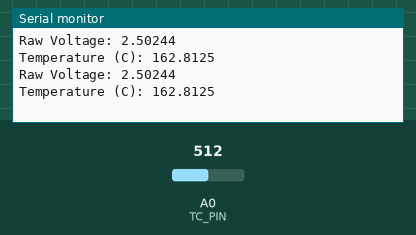
Bench run of a sketch on a simulated Arduino Uno, built with avr-gcc and run on an emulated ATmega328P. On the bench: the last lines printed to the serial monitor. Inputs (shaded band) come from the test bench; at power-on: A0 (TC_PIN) = 512.

Above: at 1.8 s.
1.9 s: A0 (TC_PIN) set to 716
At 2.8 s:
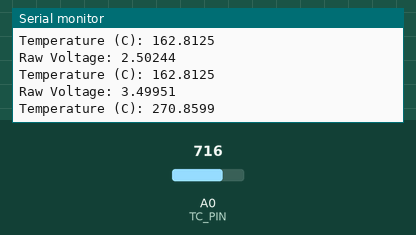
3.4 s: A0 (TC_PIN) set to 900
At 4.8 s:
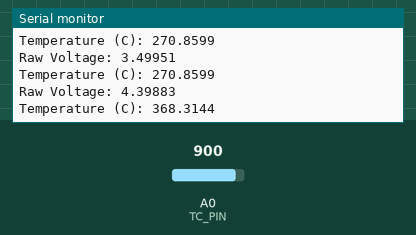
Timing chart, 0 to 6.4 s (numbered marks = the images above; inputs shaded):
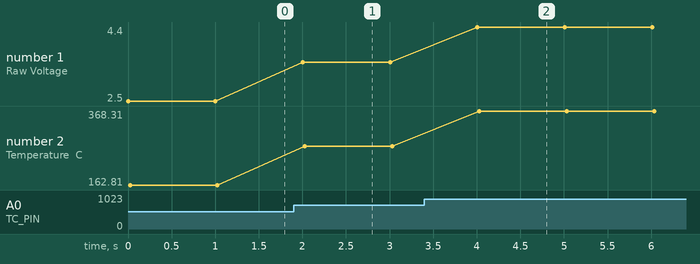

The sketch:

TC_read.ino
```cpp
//analog pin to read
#define TC_PIN A0

//amplifier constants
float bias = 1;
float gain = 1 + (461.7)/(2.01);

//linear seeback coefficient
float seeback_coeff = 40e-6;

float volt = 0;
float temp = 0;

void setup() {
  Serial.begin(9600);
}

void loop() {
  //read analog pin
  volt = analogRead(TC_PIN) * (5.0 / 1023.0);

  //convert to temperature
  temp = (volt - bias) / (gain * seeback_coeff);

  Serial.print("Raw Voltage: ");
  Serial.println(volt, 5);

  Serial.print("Temperature (C): ");
  Serial.println(temp, 4);
  Serial.println();

  delay(1000);
}
```

Measured:
- after the input at 1.9 s, the serial monitor: prints a new line after 0.10 s (image 1)
- after the input at 3.4 s, the serial monitor: prints a new line after 0.61 s (image 2)
- plotted number 1: 2.5 → 3.5 after the input at 1.9 s, 3.5 → 4.4 after the input at 3.4 s
- plotted number 2: 162.81 → 270.86 after the input at 1.9 s, 270.86 → 368.31 after the input at 3.4 s
